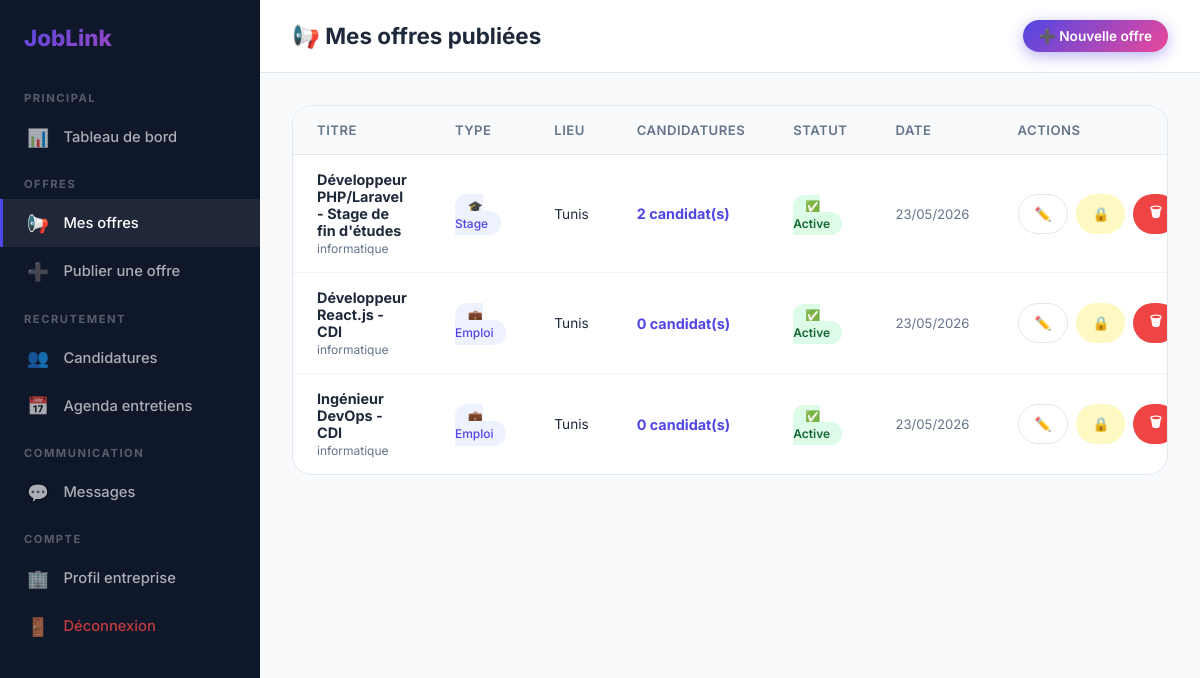
/entreprise/offres.php (signed in), run on the app's committed database.
### tables this page shows
CREATE TABLE `job_offers` (
  `id` int(11) NOT NULL AUTO_INCREMENT,
  `company_id` int(11) NOT NULL,
  `title` varchar(200) NOT NULL,
  `description` text NOT NULL,
  `offer_type` enum('stage','emploi') NOT NULL,
  `sector` varchar(100) DEFAULT NULL,
  `location` varchar(100) DEFAULT NULL,
  `duration` varchar(100) DEFAULT NULL,
  `remuneration` varchar(100) DEFAULT NULL,
  `status` enum('active','closed') NOT NULL DEFAULT 'active',
  `created_at` timestamp NOT NULL DEFAULT current_timestamp(),
  PRIMARY KEY (`id`),
  KEY `company_id` (`company_id`),
  CONSTRAINT `fk_offer_company` FOREIGN KEY (`company_id`) REFERENCES `company_profiles` (`id`) ON DELETE CASCADE
);

### entreprise/offres.php (the view, shortened to what this page needs)
<?php
require_once '../includes/auth.php';
$cp = $pdo->prepare("SELECT id FROM company_profiles WHERE user_id=?");
$cp->execute([$_SESSION['user_id']]);
$cid = $cp->fetchColumn();
$offers = $pdo->prepare("SELECT jo.*,(SELECT COUNT(*) FROM applications WHERE offer_id=jo.id) as nb_apps FROM job_offers jo WHERE company_id=? ORDER BY created_at DESC");
$offers->execute([$cid]);
$all_offers = $offers->fetchAll();
?>
<!DOCTYPE html><html lang="fr"><head><meta charset="UTF-8"><meta name="viewport" content="width=device-width,initial-scale=1">
<title>Mes Offres - JobLink</title><link rel="stylesheet" href="/siteadam/css/style.css"></head>
<body>
<div class="dash-layout">
  <?php include '../includes/sidebar_company.php'; ?>
  <div class="dash-content">
    <div class="dash-header">
      <h1>📢 Mes offres publiées</h1>
      <a href="nouvelle-offre.php" class="btn btn-primary btn-sm">➕ Nouvelle offre</a>
    </div>
    <div class="dash-body">
      <?php if(empty($all_offers)): ?>
      <div class="empty-state">
        <div class="empty-icon">📋</div>
        <h3>Aucune offre publiée</h3>
        <p>Commencez par publier votre première offre de stage ou d'emploi.</p>
        <a href="nouvelle-offre.php" class="btn btn-primary" style="margin-top:1rem">➕ Publier une offre</a>
      </div>
      <?php else: ?>
      <div class="table-wrap">
        <table>
          <thead><tr><th>Titre</th><th>Type</th><th>Lieu</th><th>Candidatures</th><th>Statut</th><th>Date</th><th>Actions</th></tr></thead>
          <tbody>
          <?php foreach($all_offers as $o): ?>
          <tr>
            <td><strong><?= htmlspecialchars($o['title']) ?></strong><br><small style="color:var(--muted)"><?= htmlspecialchars($o['sector']??'') ?></small></td>
            <td><span class="tag tag-type" style="font-size:.75rem"><?= $o['offer_type']==='stage'?'🎓 Stage':'💼 Emploi' ?></span></td>
            <td style="font-size:.85rem"><?= htmlspecialchars($o['location']??'-') ?></td>
            <td><a href="candidatures.php?offer=<?= $o['id'] ?>" style="color:var(--primary);font-weight:700"><?= $o['nb_apps'] ?> candidat(s)</a></td>
            <td><span class="badge badge-<?= $o['status'] ?>"><?= $o['status']==='active'?'✅ Active':'🔒 Fermée' ?></span></td>
            <td style="font-size:.82rem;color:var(--muted)"><?= date('d/m/Y',strtotime($o['created_at'])) ?></td>
            <td>
              <div style="display:flex;gap:.5rem">
                <a href="modifier-offre.php?id=<?= $o['id'] ?>" class="btn btn-outline btn-sm">✏️</a>
                <a href="?toggle=<?= $o['id'] ?>" class="btn btn-sm" style="background:<?= $o['status']==='active'?'#fef9c3;color:#854d0e':'#dcfce7;color:#166534' ?>"><?= $o['status']==='active'?'🔒':'✅' ?></a>
                <a href="?delete=<?= $o['id'] ?>" class="btn btn-danger btn-sm" onclick="return confirm('Supprimer cette offre ?')">🗑</a>
              </div>
            </td>
          </tr>
          <?php endforeach; ?>
          </tbody>
        </table>
      </div>
      <?php endif; ?>
    </div>
  </div>
</div>
</body></html>

### css/style.css (style rules this page uses)
:root { --primary: #4f46e5; --primary-dark: #3730a3; --primary-light: #eef2ff; --secondary: #ec4899; --accent: #06b6d4; --dark: #0f172a; --light: #f8fafc; --text: #1e293b; --muted: #64748b; --border: #e2e8f0; --white: #ffffff; --success: #10b981; --warning: #f59e0b; --danger: #ef4444; --glass: rgba(255,255,255,0.75); --shadow: 0 4px 6px -1px rgba(0,0,0,.1),0 2px 4px -2px rgba(0,0,0,.1); --shadow-lg: 0 20px 25px -5px rgba(0,0,0,.1),0 8px 10px -6px rgba(0,0,0,.1); --radius: 12px; --radius-lg: 20px; --transition: all .3s ease; }
* { margin:0;padding:0;box-sizing:border-box }
html { scroll-behavior:smooth }
body { font-family:'Inter',sans-serif;color:var(--text);background:#f1f5f9;min-height:100vh;display:flex;flex-direction:column }
a { text-decoration:none;color:inherit }
.btn { display:inline-flex;align-items:center;gap:.5rem;padding:.75rem 1.5rem;border-radius:50px;font-weight:600;font-size:.95rem;cursor:pointer;border:none;transition:var(--transition) }
.btn-primary { background:linear-gradient(135deg,var(--primary),var(--secondary));color:#fff;box-shadow:0 4px 15px rgba(79,70,229,.4) }
.btn-outline { background:transparent;color:var(--muted);border:1.5px solid var(--border) }
.btn-sm { padding:.5rem 1rem;font-size:.85rem }
.btn-danger { background:var(--danger);color:#fff }
.tag { padding:.3rem .8rem;border-radius:50px;font-size:.8rem;font-weight:500 }
.tag-type { background:var(--primary-light);color:var(--primary) }
.dash-layout { display:flex;min-height:100vh }
.dash-content { flex:1;overflow:auto;background:#f8fafc }
.dash-header { background:var(--white);padding:1.25rem 2rem;border-bottom:1px solid var(--border);display:flex;align-items:center;justify-content:space-between }
.dash-header h1 { font-size:1.4rem;font-weight:700 }
.dash-body { padding:2rem }
.table-wrap { background:var(--white);border-radius:var(--radius-lg);border:1px solid var(--border);overflow:hidden }
table { width:100%;border-collapse:collapse }
table th { background:#f8fafc;padding:1rem 1.5rem;text-align:left;font-size:.82rem;font-weight:600;color:var(--muted);text-transform:uppercase;letter-spacing:.5px;border-bottom:1px solid var(--border) }
table td { padding:1rem 1.5rem;font-size:.9rem;border-bottom:1px solid rgba(226,232,240,.5) }
table tr:last-child td { border-bottom:none }
.badge { padding:.25rem .75rem;border-radius:50px;font-size:.75rem;font-weight:600 }
.badge-active { background:#dcfce7;color:#166534 }

### data on the page
job_offers: title "Développeur PHP/Laravel - Stage de fin d'études", sector "informatique", offer_type "🎓 Stage", location "Tunis", nb_apps "2", status "✅ Active", created_at "23/05/2026"
job_offers: title "Développeur React.js - CDI", sector "informatique", offer_type "💼 Emploi", location "Tunis", nb_apps "0", status "✅ Active", created_at "23/05/2026"
job_offers: title "Ingénieur DevOps - CDI", sector "informatique", offer_type "💼 Emploi", location "Tunis", nb_apps "0", status "✅ Active", created_at "23/05/2026"
